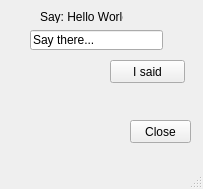
<?xml version="1.0" encoding="UTF-8"?>
<ui version="4.0">
 <class>MainWindow</class>
 <widget class="QMainWindow" name="MainWindow">
  <property name="geometry">
   <rect>
    <x>0</x>
    <y>0</y>
    <width>203</width>
    <height>189</height>
   </rect>
  </property>
  <property name="windowTitle">
   <string>MainWindow</string>
  </property>
  <widget class="QWidget" name="centralwidget">
   <widget class="QLabel" name="label">
    <property name="geometry">
     <rect>
      <x>40</x>
      <y>10</y>
      <width>83</width>
      <height>13</height>
     </rect>
    </property>
    <property name="text">
     <string>Say: Hello World!</string>
    </property>
   </widget>
   <widget class="QLineEdit" name="lineEdit">
    <property name="geometry">
     <rect>
      <x>30</x>
      <y>30</y>
      <width>133</width>
      <height>20</height>
     </rect>
    </property>
    <property name="text">
     <string>Say there...</string>
    </property>
   </widget>
   <widget class="QPushButton" name="btnQuit">
    <property name="geometry">
     <rect>
      <x>130</x>
      <y>120</y>
      <width>61</width>
      <height>23</height>
     </rect>
    </property>
    <property name="text">
     <string>Close</string>
    </property>
   </widget>
   <widget class="QPushButton" name="btnSaid">
    <property name="geometry">
     <rect>
      <x>110</x>
      <y>60</y>
      <width>75</width>
      <height>23</height>
     </rect>
    </property>
    <property name="text">
     <string>I said</string>
    </property>
   </widget>
  </widget>
  <widget class="QMenuBar" name="menubar">
   <property name="geometry">
    <rect>
     <x>0</x>
     <y>0</y>
     <width>203</width>
     <height>21</height>
    </rect>
   </property>
  </widget>
  <widget class="QStatusBar" name="statusbar"/>
 </widget>
 <resources/>
 <connections/>
</ui>
